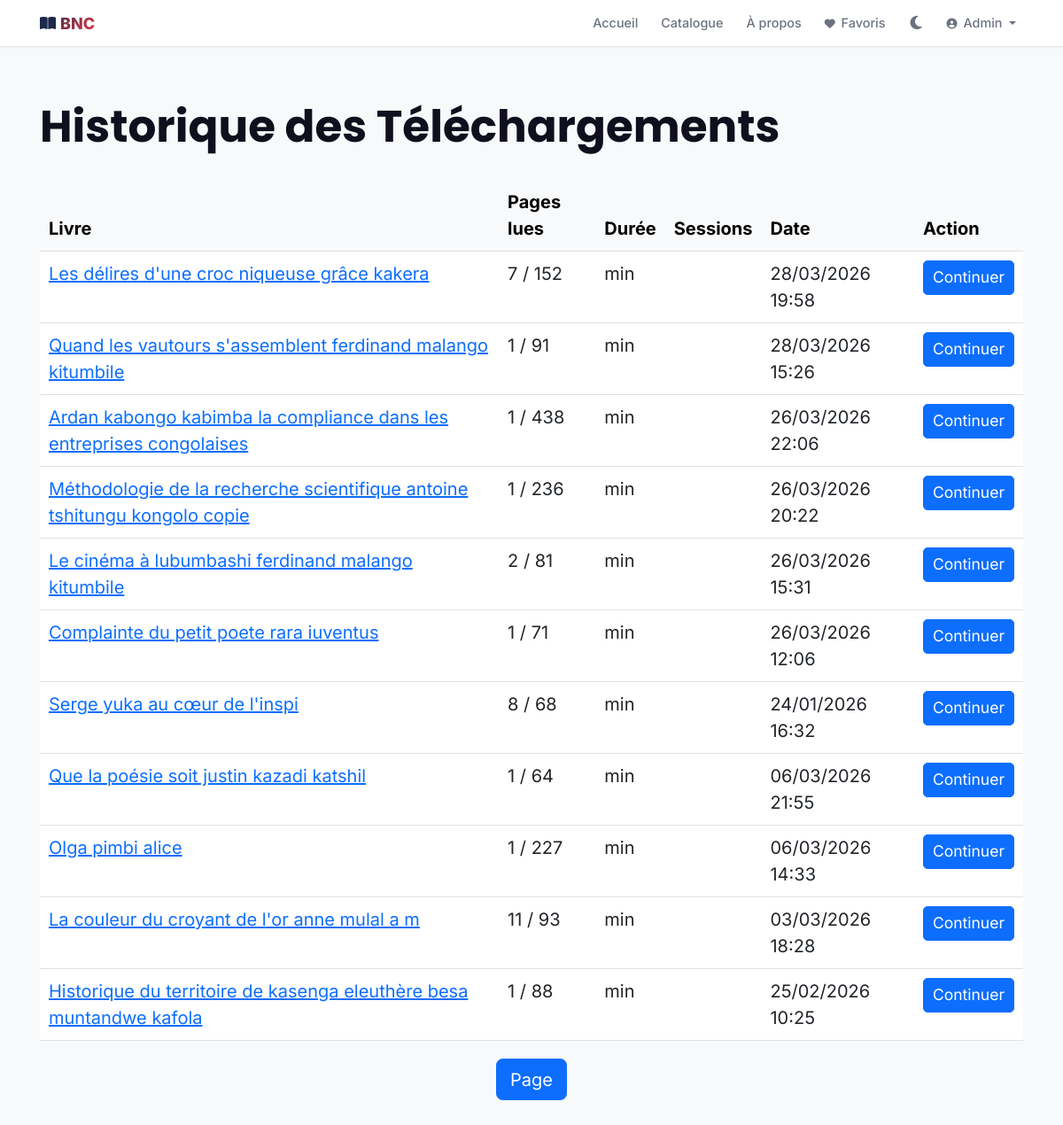
The page /fr/user/history/ (signed in) on the database its author committed.
### users/models.py (models this page shows, shortened)
class CustomUser(AbstractBaseUser, PermissionsMixin):
    SUPER_ADMIN = "super_admin"
    LIBRARY_ADMIN = "library_admin"
    READER = "reader"
    ROLE_CHOICES = [
        (SUPER_ADMIN, _("Super Administrateur")),
        (LIBRARY_ADMIN, _("Administrateur Bibliothèque")),
        (READER, _("Lecteur")),
    ]
    SUBSCRIPTION_ACTIVE = "active"
    SUBSCRIPTION_SUSPENDED = "suspended"
    SUBSCRIPTION_EXPIRED = "expired"
    SUBSCRIPTION_STATUS_CHOICES = [
        (SUBSCRIPTION_ACTIVE, _("Actif")),
        (SUBSCRIPTION_SUSPENDED, _("Suspendu")),
        (SUBSCRIPTION_EXPIRED, _("Expiré")),
    ]
    email = models.EmailField(_("Email"), unique=True, max_length=255, null=True, blank=True)
    username = models.CharField(_("Nom d'utilisateur"), max_length=150, unique=True)
    first_name = models.CharField(_("Prénom"), max_length=150, blank=True)
    last_name = models.CharField(_("Nom"), max_length=150, blank=True)
    role = models.CharField(
        _("Rôle"),
        max_length=20,
        choices=ROLE_CHOICES,
        default=READER
    )
    is_active = models.BooleanField(_("Actif"), default=True)
    is_staff = models.BooleanField(_("Staff"), default=False)
    date_of_birth = models.DateField(_("Date de naissance"), null=True, blank=True)
    avatar = models.ImageField(
        _("Avatar"),
        upload_to="users/avatars/%Y/%m/",
        null=True,
        blank=True
    )
    phone_regex = RegexValidator(
        regex=r'^\+?1?\d{9,15}$',
        message=_("Le numéro de téléphone doit être au format: +999999999")
    )
    phone = models.CharField(
        _("Téléphone"),
        validators=[phone_regex],
        max_length=20, # Augmenté pour sécurité + format international
        unique=True,   # CRITIQUE pour l'authentification par téléphone
        error_messages={
            'unique': _("Ce numéro de téléphone est déjà associé à un compte."),
        },
        null=True,     # Nullable pour les anciens comptes email-only
        blank=True
    )
    is_phone_verified = models.BooleanField(_("Téléphone vérifié"), default=False)
    otp_code = models.CharField(_("Code OTP"), max_length=6, null=True, blank=True)
    otp_created_at = models.DateTimeField(_("Date création OTP"), null=True, blank=True)
    otp_attempts = models.IntegerField(_("Tentatives OTP"), default=0)
    address = models.CharField(_("Adresse"), max_length=255, blank=True)
    city = models.CharField(_("Ville"), max_length=100, blank=True)
    country = models.CharField(_("Pays"), max_length=100, blank=True)
    subscription_status = models.CharField(
        _("Statut abonnement"),
        max_length=20,
        choices=SUBSCRIPTION_STATUS_CHOICES,
        default=SUBSCRIPTION_ACTIVE
    )
    subscription_end_date = models.DateTimeField(
        _("Fin d'abonnement"),
        null=True,
        blank=True
    )
    preferred_language = models.CharField(
        _("Langue préférée"),
        max_length=5,
        default='fr',
        choices=[
            ('fr', _('Français')),
            ('en', _('English')),
            ('ar', _('العربية')),
        ]
    )
    date_joined = models.DateTimeField(_("Date de création"), auto_now_add=True)
    updated_at = models.DateTimeField(_("Dernière modification"), auto_now=True)
    objects = CustomUserManager()
    USERNAME_FIELD = "email"
    REQUIRED_FIELDS = ["username"]
    class Meta:
        verbose_name = _("Utilisateur")
        verbose_name_plural = _("Utilisateurs")
        ordering = ["-date_joined"]
        indexes = [
            models.Index(fields=["email"]),
            models.Index(fields=["username"]),
            models.Index(fields=["role"]),
        ]

### catalogue/models.py (models this page shows, shortened)
class ReadingSession(models.Model):
    id = models.UUIDField(primary_key=True, default=uuid.uuid4, editable=False)
    user = models.ForeignKey(
        settings.AUTH_USER_MODEL,
        on_delete=models.CASCADE,
        related_name="reading_sessions"
    )
    book = models.ForeignKey(Book, on_delete=models.CASCADE, related_name="reading_sessions")
    start_time = models.DateTimeField(_("Début"))
    end_time = models.DateTimeField(_("Fin"), null=True, blank=True)
    duration_minutes = models.PositiveIntegerField(_("Durée (minutes)"), default=0)
    pages_read = models.PositiveIntegerField(_("Pages lues"), default=0)
    current_page = models.PositiveIntegerField(_("Page actuelle"), default=0)
    progress_percent = models.IntegerField(_("Progression (%)"), default=0)  # ✨ NOUVEAU
    is_completed = models.BooleanField(_("Complété"), default=False)
    created_at = models.DateTimeField(_("Créé"), auto_now_add=True)
    updated_at = models.DateTimeField(_("Modifié"), auto_now=True)
    class Meta:
        verbose_name = _("Session de lecture")
        verbose_name_plural = _("Sessions de lecture")
        ordering = ["-start_time"]
        indexes = [
            models.Index(fields=["user", "book"]),
            models.Index(fields=["is_completed"]),
            models.Index(fields=["progress_percent"]),  # ✨ Index pour requêtes rapides
        ]

class Book(models.Model):
    GENRE_CHOICES = [
        ("articles", _("Articles")),
        ("magasin", _("Magasin")),
        ("revues_scientifiques", _("Revues Scientifiques")),
        ("geographie_histoires", _("Géographie et Histoires")),
        ("theories_litteraires", _("Théories Littéraires")),
        ("tourisme", _("Tourisme")),
        ("hotellerie", _("Hôtellerie")),
        ("sport", _("Sport")),
        ("loisir", _("Loisir")),
        ("dev_personnel", _("Développement Personnel")),
        ("fiction", _("Fiction")),
        ("non_fiction", _("Non-fiction")),
        ("science", _("Science")),
        ("biography", _("Biographie")),
        ("poetry", _("Poésie")),
        ("other", _("Autre")),
    ]
    LANGUAGE_CHOICES = [
        ("fr", _("Français")),
        ("en", _("Anglais")),
        ("ar", _("Arabe")),
        ("de", _("Allemand")),
        ("es", _("Espagnol")),
        ("pt", _("Portugais")),
        ("sw", _("Swahili")),
        ("other", _("Autre")),
    ]
    id = models.UUIDField(primary_key=True, default=uuid.uuid4, editable=False)
    title = models.CharField(_("Titre"), max_length=255)
    description = models.TextField(_("Description"), blank=True)
    isbn = models.CharField(_("ISBN"), max_length=20, unique=True)
    pages_count = models.PositiveIntegerField(_("Nombre de pages"), null=True, blank=True)
    publication_date = models.DateField(_("Date de publication"), null=True, blank=True)
    language = models.CharField(
        _("Langue"),
        max_length=10,
        choices=LANGUAGE_CHOICES,
        default="fr"
    )
    genre = models.CharField(
        _("Genre"),
        max_length=50,
        choices=GENRE_CHOICES,
        default="other"
    )
    cover = models.ImageField(
        _("Couverture"),
        upload_to="books/covers/%Y/%m/",
        null=True,
        blank=True
    )
    pdf_file = models.FileField(
        _("Fichier PDF"),
        upload_to="books/pdf/%Y/%m/",
        null=True,
        blank=True
    )
    epub_file = models.FileField(
        _("Fichier EPUB"),
        upload_to="books/epub/%Y/%m/",
        null=True,
        blank=True
    )
    price = models.DecimalField(
        _("Prix"),
        max_digits=8,
        decimal_places=2,
        default=0,
        validators=[MinValueValidator(0)]
    )
    discount_percentage = models.IntegerField(
        _("Pourcentage de réduction"),
        default=0,
        validators=[MinValueValidator(0), MaxValueValidator(100)]
    )
    is_paid = models.BooleanField(_("Payant"), default=False)
    free_pages_count = models.PositiveIntegerField(
        _("Nombre de pages libres"),
        default=15,
        help_text=_("Nombre de pages accessibles gratuitement (0 = aucune preview)")
    )
    downloads_count = models.PositiveIntegerField(_("Nombre de téléchargements"), default=0)
    reads_count = models.PositiveIntegerField(_("Nombre de lectures"), default=0)
    rating = models.DecimalField(
        _("Note"),
        max_digits=3,
        decimal_places=2,
        default=0,
        validators=[MinValueValidator(0), MaxValueValidator(5)]
    )
    rating_count = models.PositiveIntegerField(_("Nombre d'évaluations"), default=0)
    authors = models.ManyToManyField(Author, through="AuthorBook", related_name="books", blank=True)
    libraries = models.ManyToManyField(Library, through="LibraryBook", related_name="books", blank=True)
    is_published = models.BooleanField(_("Publié"), default=True)
    created_at = models.DateTimeField(_("Créé"), auto_now_add=True)
    updated_at = models.DateTimeField(_("Modifié"), auto_now=True)
    class Meta:
        verbose_name = _("Livre")
        verbose_name_plural = _("Livres")
        ordering = ["-created_at"]
        indexes = [
            models.Index(fields=["isbn"]),
            models.Index(fields=["title"]),
            models.Index(fields=["is_published"]),
            models.Index(fields=["genre"]),
        ]

### users/views.py (the view)
# urls.py: path('history/', views.reading_history_view, name='reading_history'),
@login_required(login_url='users:login')
def reading_history_view(request):
    sessions = ReadingSession.objects.filter(user=request.user).select_related('book').order_by('-updated_at')
    context = {
        'sessions': sessions,
        'total_books_read': sessions.values('book').distinct().count(),
    }
    return render(request, 'user/downloads.html', context)

### templates/user/downloads.html (shortened to what this page needs)
{% extends 'base.html' %}
{% block content %}
<div class="container my-5">
    <h1 class="mb-4">Historique des Téléchargements</h1>
    {% if sessions %}
        <div class="table-responsive">
            <table class="table table-hover">
                <thead class="table-light">
                    <tr>
                        <th>Livre</th>
                        <th>Pages lues</th>
                        <th>Durée</th>
                        <th>Sessions</th>
                        <th>Date</th>
                        <th>Action</th>
                    </tr>
                </thead>
                <tbody>
                    {% for session in sessions %}
                        <tr>
                            <td>
                                <a href="{% url 'catalogue:book_detail' session.book.id %}">
                                    {{ session.book.title }}
                                </a>
                            </td>
                            <td>{{ session.current_page }} / {{ session.book.pages_count }}</td>
                            <td>{{ session.duration }} min</td>
                            <td>{{ session.sessions_count }}</td>
                            <td>{{ session.created_at|date:"d/m/Y H:i" }}</td>
                            <td>
                                <a href="{% url 'catalogue:book_detail' session.book.id %}" class="btn btn-sm btn-primary">
                                    Continuer
                                </a>
                            </td>
                        </tr>
                    {% endfor %}
                </tbody>
            </table>
        </div>
        <nav aria-label="Page navigation">
            <ul class="pagination justify-content-center">
                <li class="page-item active">
                    <span class="page-link">Page {{ sessions.number }}</span>
                </li>
            </ul>
        </nav>
    {% else %}
        <div class="alert alert-info">
            <i class="fas fa-info-circle"></i> Aucun téléchargement pour le moment.
        </div>
    {% endif %}
</div>
{% endblock %}

### templates/base.html (shortened to what this page needs)
{% load static %}
<!DOCTYPE html>
<html lang="fr" data-bs-theme="light">
<head>
    <link href="https://cdn.jsdelivr.net/npm/bootstrap@5.3.0/dist/css/bootstrap.min.css" rel="stylesheet">
    <link rel="stylesheet" href="https://cdnjs.cloudflare.com/ajax/libs/font-awesome/6.4.0/css/all.min.css">
</head>
<body>
    <nav class="navbar navbar-expand-lg navbar-premium">
        <div class="container">
            <a class="navbar-brand" href="{% url 'home' %}">
                <div class="navbar-brand-logo">
                    <i class="fas fa-book-open"></i> BNC
                </div>
            </a>
            <div class="collapse navbar-collapse" id="navbarNav">
                <ul class="navbar-nav ms-auto align-items-center gap-2">
                    <li class="nav-item">
                        <a class="nav-link" href="{% url 'home' %}">Accueil</a>
                    </li>
                    <li class="nav-item">
                        <a class="nav-link" href="{% url 'catalogue:catalogue' %}">Catalogue</a>
                    </li>
                    <li class="nav-item">
                        <a class="nav-link" href="{% url 'about' %}">À propos</a>
                    </li>
                    {% if user.is_authenticated %}
                    <li class="nav-item">
                        <a class="nav-link" href="{% url 'users:favorite_list' %}"><i class="fas fa-heart"></i> Favoris</a>
                    </li>
                    {% endif %}
                    <li class="nav-item">
                        <button class="btn btn-sm" id="darkModeBtn" style="background: none; border: none; color: var(--text-light); cursor: pointer; padding: 0.5rem;">
                        </button>
                    </li>
                    {% if user.is_authenticated %}
                    <li class="nav-item dropdown">
                        <a class="nav-link dropdown-toggle" href="#" role="button" data-bs-toggle="dropdown">
                            <i class="fas fa-user-circle"></i> {{ user.first_name|default:user.username }}
                        </a>
                    </li>
                    {% else %}
                    <li class="nav-item">
                        <a href="{% url 'users:login' %}" class="btn btn-premium btn-sm">Connexion</a>
                    </li>
                    {% endif %}
                </ul>
            </div>
        </div>
    </nav>
    <main>
        {% block content %}{% endblock %}
    </main>
</body>
</html>

### rows shown on the page
CustomUser: first_name "Admin"
ReadingSession: book "Les délires d'une croc niqueuse grâce kakera", current_page "7", book.pages_count "152", created_at "28/03/2026 19:58"
ReadingSession: book "Quand les vautours s'assemblent ferdinand malango kitumbile", current_page "1", book.pages_count "91", created_at "28/03/2026 15:26"
ReadingSession: book "Ardan kabongo kabimba la compliance dans les entreprises congolaises", current_page "1", book.pages_count "438", created_at "26/03/2026 22:06"
ReadingSession: book "Méthodologie de la recherche scientifique antoine tshitungu kongolo copie", current_page "1", book.pages_count "236", created_at "26/03/2026 20:22"
ReadingSession: book "Le cinéma à lubumbashi ferdinand malango kitumbile", current_page "2", book.pages_count "81", created_at "26/03/2026 15:31"
ReadingSession: book "Complainte du petit poete rara iuventus", current_page "1", book.pages_count "71", created_at "26/03/2026 12:06"
ReadingSession: book "Serge yuka au cœur de l'inspi", current_page "8", book.pages_count "68", created_at "24/01/2026 16:32"
ReadingSession: book "Que la poésie soit justin kazadi katshil", current_page "1", book.pages_count "64", created_at "06/03/2026 21:55"
ReadingSession: book "Olga pimbi alice", current_page "1", book.pages_count "227", created_at "06/03/2026 14:33"
ReadingSession: book "La couleur du croyant de l'or anne mulal a m", current_page "11", book.pages_count "93", created_at "03/03/2026 18:28"
ReadingSession: book "Historique du territoire de kasenga eleuthère besa muntandwe kafola", current_page "1", book.pages_count "88", created_at "25/02/2026 10:25"
